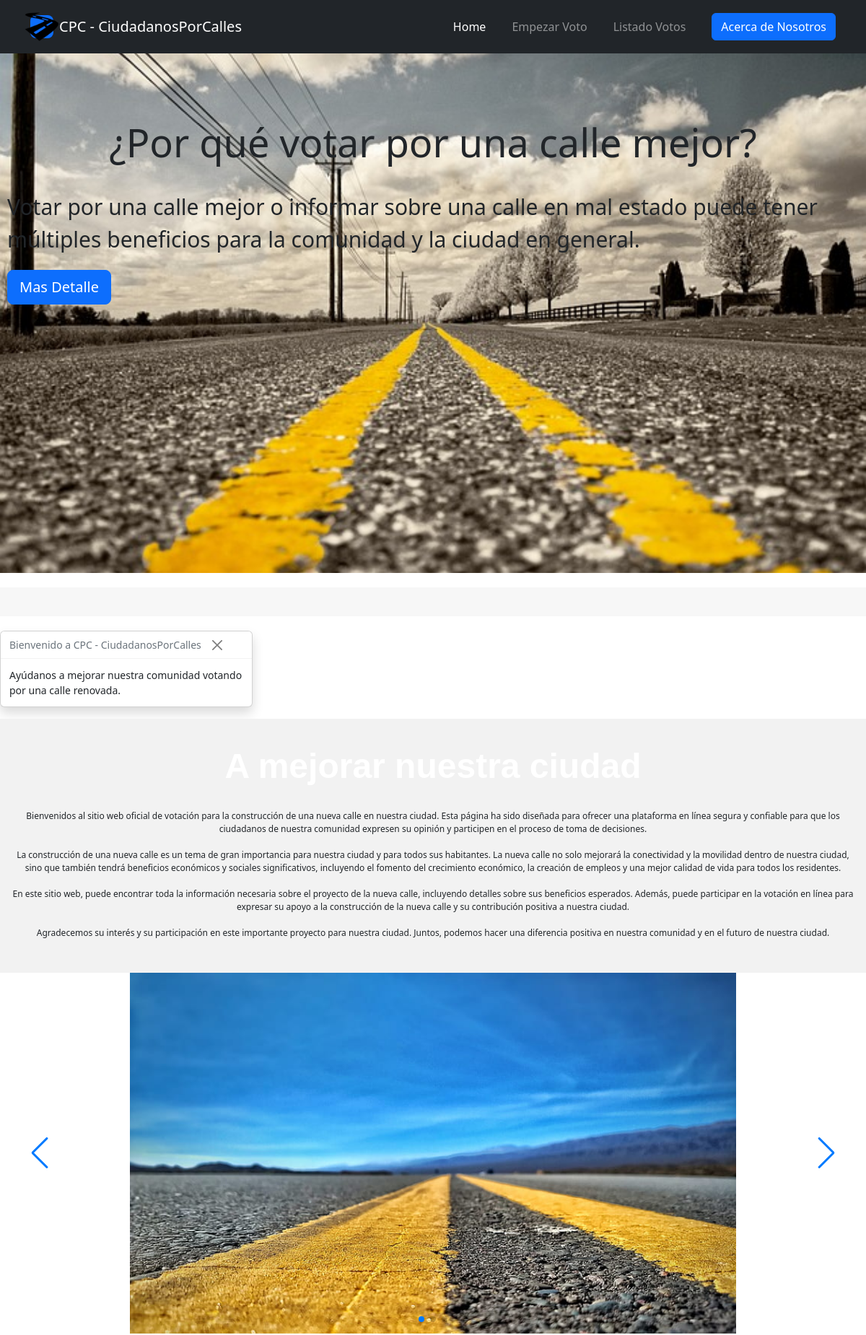
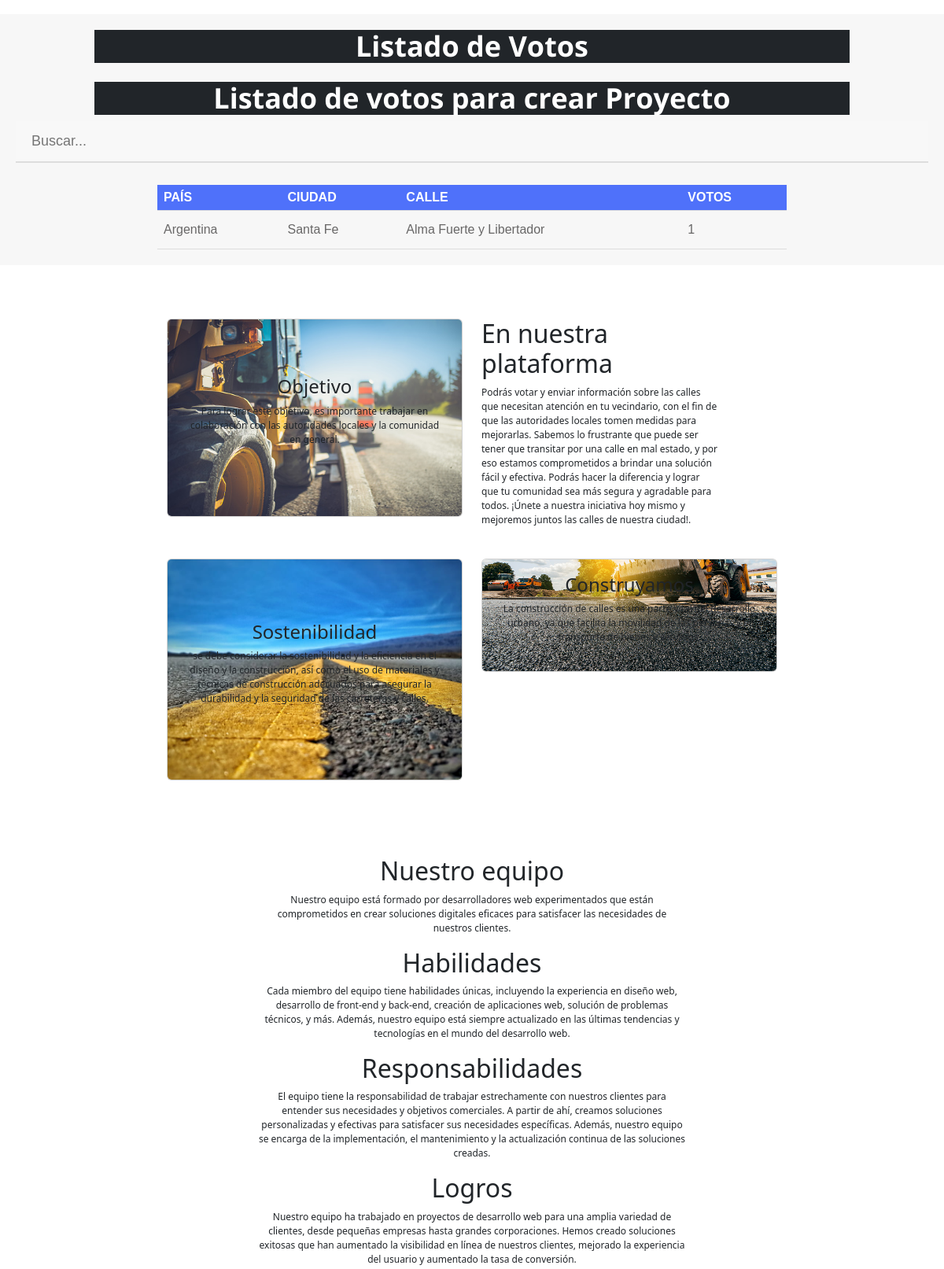
The app's page /listado_votos/ (upper part) with its own data (2 pictures, top to bottom).
### first/models.py (models this page shows, shortened)
class Pais(models.Model):
    nombre = models.CharField(max_length=100)

class Ciudad(models.Model):
    nombre = models.CharField(max_length=100)
    pais = models.ForeignKey(Pais, on_delete=models.CASCADE)

class Calle(models.Model):
    nombre = models.CharField(max_length=100)
    ciudad = models.ForeignKey(Ciudad, on_delete=models.CASCADE)
    ubicacion = models.CharField(max_length=255)
    direccion = models.CharField(max_length=255)
    estado_actual = models.CharField(max_length=255)
    problemas_actuales = models.TextField()
    detalles_renovacion = models.TextField()
    imagen = models.ImageField(upload_to='calle', null=True, blank=True)
    pdf = models.FileField(upload_to='calle', null=True, blank=True)
    fecha_hora = models.DateTimeField(auto_now_add=True)
    fecha_finalizacion = models.DateTimeField(null=True, blank=True)
    fecha_inicio = models.DateTimeField(null=True, blank=True)

### first/views.py (the view)
# urls.py: path('listado_votos/', views.listado_votos, name='listado_votos'),
def listado_votos(request):
    votos = Voto.objects.all()
    votos_count = {}
    for voto in votos:
        pais = voto.pais.nombre
        ciudad = voto.ciudad.nombre
        calle = voto.calle.nombre
        key = (pais, ciudad, calle)
        if key in votos_count:
            votos_count[key] += 1
        else:
            votos_count[key] = 1
    votos_list = []
    for key, value in votos_count.items():
        pais, ciudad, calle = key
        votos_list.append((pais, ciudad, calle, value))
    votos_list = sorted(votos_list, key=lambda x: x[3], reverse=True)  # Ordenar de mayor a menor
    return render(request, 'listado_votos.html', {'votos_list': votos_list})

### first/templates/listado_votos.html (shortened to what this page needs)
{% extends 'base.html' %}
{% load static %}
{% block content %}
  <h2 style="font-family: 'Open Sans', sans-serif; font-size: 3vw; font-weight: 700; background-color: #212529; padding: 1vw; color: #fff; text-align: center; border-radius: 0vw; width: 80vw; margin: 0 auto; line-height: 0.5;">Listado de Votos</h2>
<br>
  <h2 style="font-family: 'Open Sans', sans-serif; font-size: 3vw; font-weight: 700; background-color: #212529; padding: 1vw; color: #fff; text-align: center; border-radius: 0vw; width: 80vw; margin: 0 auto; line-height: 0.5;">Listado de votos para crear Proyecto</h2>
 <div>
     <input type="text" id="myInput" onkeyup="search()" placeholder="Buscar...">
 </div>
  <table id="tabla-listadovotos">
    <thead style="margin:5px; font-family: Helvetica, sans-serif; font-size: 4vw; font-weight: 700; background-image: url({% static 'images/p9.jpg' %}); background-repeat: no-repeat; background-size: cover; padding: 2vw; color: #fff; text-align: center; border-radius: 2vw; width: 80vw; margin: 0 auto; line-height: 0.5;">
      <tr style="margin:5px; font-family: Helvetica, sans-serif; font-size: 4vw; font-weight: 700; background-image: url({% static 'images/p9.jpg' %}); background-repeat: no-repeat; background-size: cover; padding: 2vw; color: #fff; text-align: center; border-radius: 2vw; width: 80vw; margin: 0 auto; line-height: 0.5;">
        <th>País</th>
        <th>Ciudad</th>
        <th>Calle</th>
        <th>Votos</th>
      </tr>
    </thead>
    <tbody>
      {% for voto in votos_list %}
        <tr>
          <td>{{ voto.0 }}</td>
          <td>{{ voto.1 }}</td>
          <td>{{ voto.2 }}</td>
          <td>{{ voto.3 }}</td>
        </tr>
      {% endfor %}
    </tbody>
  </table>
{% endblock %}

### static/style.css (style rules this page uses)
input[type="text"] { width: 100%; padding: 12px 20px; margin: 8px 0; box-sizing: border-box; border: none; border-bottom: 2px solid #ddd; background-color: #f8f8f8; font-size: 18px; color: #555; }
table { border-collapse: collapse; width: 100%; max-width: 800px; margin: auto; margin-top: 20px; font-size: 1em; }
th, td { padding: 10px; text-align: left; border-bottom: 1px solid #ddd; }
th { background-color: #f2f2f2; font-weight: bold; text-transform: uppercase; }

### first/templates/listado_votos.html (style rules this page uses)
table { border-collapse: collapse; width: 100%; margin-top: 20px; }
th, td { text-align: left; padding: 12px 8px; font-size: 16px; font-weight: normal; border-bottom: 1px solid #ddd; }
th { background-color: #4f71fa; color: #fff; font-weight: bold; }

### records on screen
Pais: nombre "Argentina"
Ciudad: nombre "Santa Fe"
Calle: nombre "Alma Fuerte y Libertador"

### other values on screen
{{ voto.3 }} "1"
